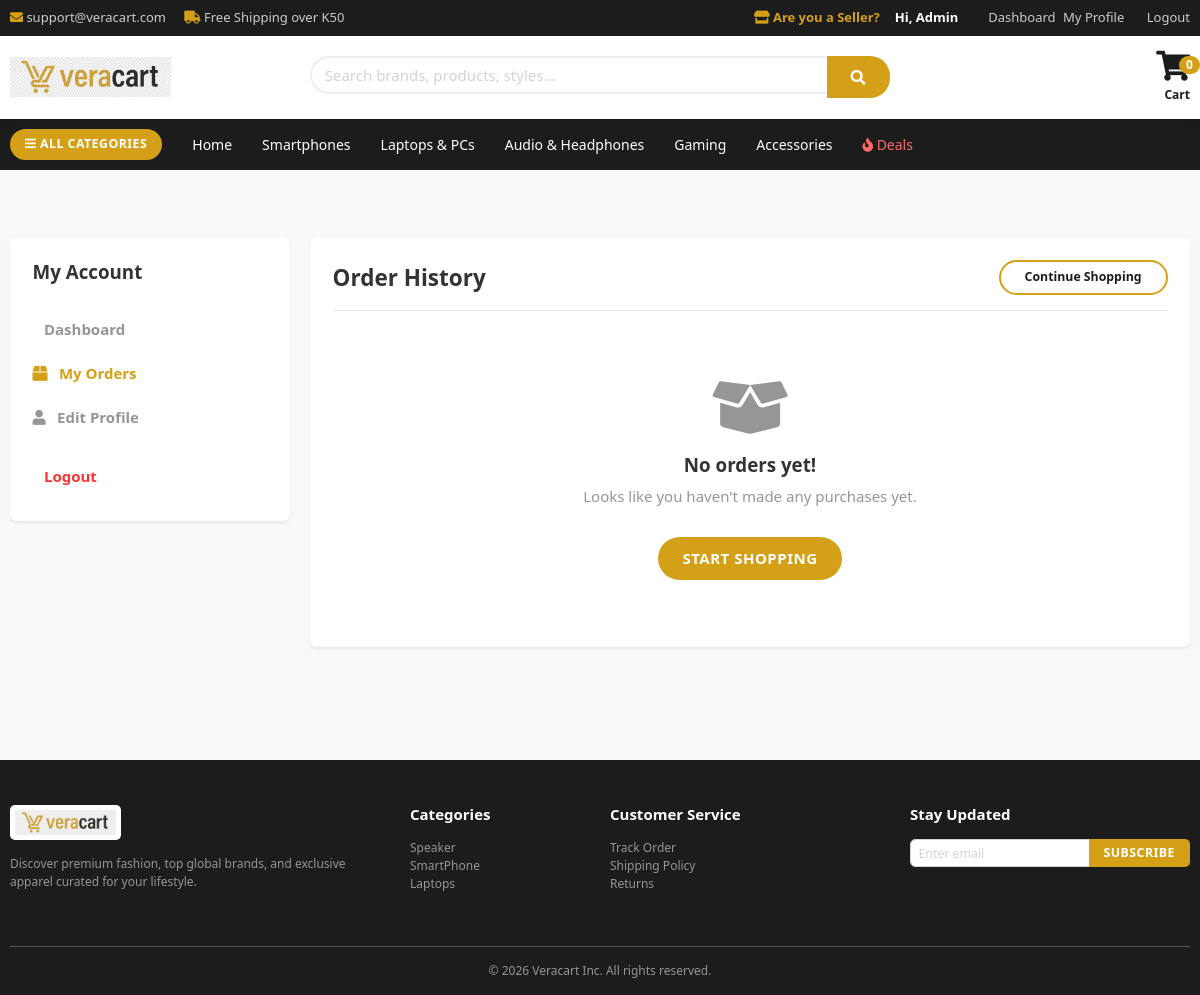
/dashboard/my_orders/ (signed in), run on an earlier commit of the app's database.
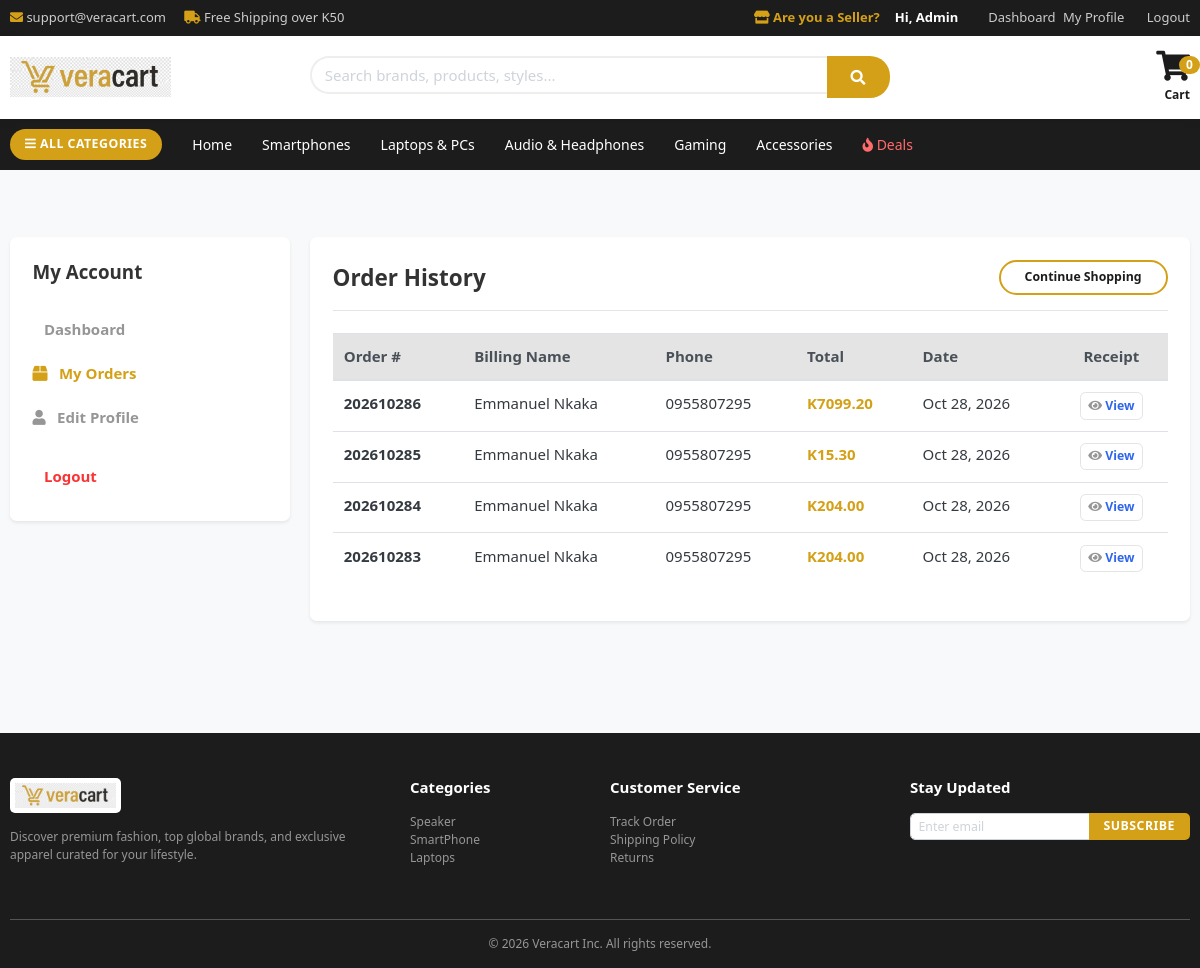
And on a later commit of the database.
### accounts/models.py (models this page shows, shortened)
class Account(AbstractBaseUser):
    first_name = models.CharField(max_length=50)
    last_name = models.CharField(max_length=50)
    username = models.CharField(max_length=50, unique=True)
    email = models.EmailField(max_length=90, unique=True)
    phone_number = models.CharField(max_length=50)
    date_joined = models.DateTimeField(auto_now_add=True)
    last_login = models.DateTimeField(auto_now_add=True)
    is_admin = models.BooleanField(default=False)
    is_staff = models.BooleanField(default=False)
    is_active = models.BooleanField(default=False)
    is_superadmin = models.BooleanField(default=False)
    USERNAME_FIELD = 'email'
    REQUIRED_FIELDS = ['username', 'first_name', 'last_name']
    objects = MyAccountManager()

### orders/models.py (models this page shows, shortened)
class Order(models.Model):
    STATUS = (
        ('New', 'New'),
        ('Accepted', 'Accepted'),
        ('Completed', 'Completed'),
        ('Cancelled', 'Cancelled'),
    )
    user = models.ForeignKey(Account, on_delete=models.SET_NULL, null=True)
    payment = models.ForeignKey(Payment, on_delete=models.SET_NULL, blank=True, null=True)
    order_number = models.CharField(max_length=20)
    first_name = models.CharField(max_length=50)
    last_name = models.CharField(max_length=50)
    phone = models.CharField(max_length=15)
    email = models.EmailField(max_length=50)
    address_line_1 = models.CharField(max_length=50)
    address_line_2 = models.CharField(max_length=50, blank=True)
    country = models.CharField(max_length=50)
    state = models.CharField(max_length=50)
    city = models.CharField(max_length=50)
    order_note = models.CharField(max_length=100, blank=True)
    order_total = models.FloatField()
    tax = models.FloatField()
    status = models.CharField(max_length=10, choices=STATUS, default='New')
    ip = models.CharField(blank=True, max_length=20)
    is_ordered = models.BooleanField(default=False)
    created_at = models.DateTimeField(auto_now_add=True)
    updated_at = models.DateTimeField(auto_now=True)
    def full_name(self):
        return f'{self.first_name} {self.last_name}'

### dashboard/views.py (the view)
# urls.py: path('my_orders/', views.my_orders, name='my_orders'),
@login_required(login_url='login')
def my_orders(request):
    orders = Order.objects.filter(user=request.user, is_ordered=True).order_by('-created_at')
    context = {'orders': orders}
    return render(request, 'dashboard/my_orders.html', context)

### carts/context_processors.py (called while the page is built)
def counter(request):
    cart_count = 0
    if 'admin' in request.path:
        return {}
    else:
        try:
            cart = Cart.objects.filter(cart_id=_cart_id(request))
            cart_items = CartItem.objects.all().filter(cart=cart[:1])
            for cart_item in cart_items:
                cart_count += cart_item.quantity
        except Cart.DoesNotExist:
            cart_count = 0
    return dict(cart_count=cart_count)

### carts/views.py (called while the page is built)
def _cart_id(request):
    cart = request.session.session_key
    if not cart:
        cart = request.session.create()
    return cart

### category/context_processors.py (called while the page is built)
def menu_links(request):
    links = Category.objects.all()
    return dict(links=links)

### templates/dashboard/my_orders.html (shortened to what this page needs)
{% extends 'base.html' %}
{% load static %}
{% block content %}
<div class="container py-5">
    <div class="row">
        <div class="col-md-3 mb-4">
            <div class="card border-0 shadow-sm rounded-lg">
                <div class="card-body p-4">
                    <h5 class="font-weight-bold mb-4">My Account</h5>
                    <div class="list-group list-group-flush">
                        <a href="{% url 'dashboard' %}" class="list-group-item list-group-item-action border-0 px-0 text-muted font-weight-bold">
                             Dashboard
                        </a>
                        <a href="{% url 'my_orders' %}" class="list-group-item list-group-item-action border-0 px-0 font-weight-bold" style="color: var(--brand-gold);">
                            <i class="fa fa-box mr-2"></i> My Orders
                        </a>
                        <a href="{% url 'edit_profile' %}" class="list-group-item list-group-item-action border-0 px-0 text-muted font-weight-bold">
                            <i class="fa fa-user mr-2"></i> Edit Profile
                        </a>
                        <a href="{% url 'logout' %}" class="list-group-item list-group-item-action border-0 px-0 text-danger font-weight-bold mt-3">
                             Logout
                        </a>
                    </div>
                </div>
            </div>
        </div>
        <div class="col-md-9">
            <div class="card border-0 shadow-sm rounded-lg">
                <div class="card-body p-4">
                    <div class="d-flex justify-content-between align-items-center border-bottom pb-3 mb-4">
                        <h4 class="font-weight-bold mb-0">Order History</h4>
                        <a href="{% url 'store' %}" class="btn btn-sm btn-outline-gold">Continue Shopping</a>
                    </div>
                    {% if orders %}
                    <div class="table-responsive">
                        <table class="table table-hover align-middle">
                            <thead class="thead-light">
                                <tr>
                                    <th>Order #</th>
                                    <th>Billing Name</th>
                                    <th>Phone</th>
                                    <th>Total</th>
                                    <th>Date</th>
                                    <th class="text-center">Receipt</th>
                                </tr>
                            </thead>
                            <tbody>
                                {% for order in orders %}
                                <tr>
                                    <td class="font-weight-bold">{{ order.order_number }}</td>
                                    <td>{{ order.full_name }}</td>
                                    <td>{{ order.phone }}</td>
                                    <td class="font-weight-bold" style="color: var(--brand-gold);">K{{ order.order_total|floatformat:2 }}</td>
                                    <td>{{ order.created_at|date:"M d, Y" }}</td>
                                    <td class="text-center">
                                        <a href="{% url 'order_detail' order.id %}" class="btn btn-sm btn-light border font-weight-bold text-primary">
                                            <i class="fa fa-eye"></i> View
                                        </a>
                                    </td>
                                </tr>
                                {% endfor %}
                            </tbody>
                        </table>
                    </div>
                    {% else %}
                    <div class="text-center py-5">
                        <i class="fa fa-box-open fa-4x text-muted mb-3"></i>
                        <h5 class="font-weight-bold">No orders yet!</h5>
                        <p class="text-muted">Looks like you haven't made any purchases yet.</p>
                        <a href="{% url 'store' %}" class="btn btn-gold mt-3">Start Shopping</a>
                    </div>
                    {% endif %}
                </div>
            </div>
        </div>
    </div>
</div>
{% endblock %}

### templates/base.html (shortened to what this page needs)
{% load static %}
<!doctype html>
<html lang="en">
  <head>
    <link
      href="{% static 'css/bootstrap.css' %}"
      rel="stylesheet"
      type="text/css"
    />
    <link
      href="{% static 'fonts/fontawesome/css/all.min.css' %}"
      type="text/css"
      rel="stylesheet"
    />
    <link href="{% static 'css/ui.css' %}" rel="stylesheet" type="text/css" />
    <link
      href="{% static 'css/responsive.css' %}"
      rel="stylesheet"
      media="only screen and (max-width: 1200px)"
    />
  </head>
  <body>
    {% include 'includes/navbar.html' %}
    <main class="py-4">{% block content %} {% endblock %}</main>
    <footer
      class="bg-dark text-light pt-5 pb-3 mt-5"
      style="background-color: var(--brand-dark) !important"
    >
      <div class="container">
        <div class="row">
          <div class="col-md-4 mb-4">
            <a href="{% url 'home' %}">
              <img
                src="{% static 'images/logo.png' %}"
                alt="Veracart Logo"
                style="
                  height: 35px;
                  width: auto;
                  background-color: white;
                  padding: 5px;
                  border-radius: 5px;
                  margin-bottom: 15px;
                "
              />
            </a>
            <p class="text-muted small">
              Discover premium fashion, top global brands, and exclusive apparel
              curated for your lifestyle.
            </p>
          </div>
          <div class="col-md-2 mb-4">
            <h6 class="text-white font-weight-bold mb-3">Categories</h6>
            <ul class="list-unstyled text-muted small">
              <li>
                <a href="#" class="text-muted text-decoration-none hover-gold"
                  >Speaker</a
                >
              </li>
              <li>
                <a href="#" class="text-muted text-decoration-none hover-gold"
                  >SmartPhone</a
                >
              </li>
              <li>
                <a href="#" class="text-muted text-decoration-none hover-gold"
                  >Laptops</a
                >
              </li>
            </ul>
          </div>
          <div class="col-md-3 mb-4">
            <h6 class="text-white font-weight-bold mb-3">Customer Service</h6>
            <ul class="list-unstyled text-muted small">
              <li>
                <a href="#" class="text-muted text-decoration-none hover-gold"
                  >Track Order</a
                >
              </li>
              <li>
                <a href="#" class="text-muted text-decoration-none hover-gold"
                  >Shipping Policy</a
                >
              </li>
              <li>
                <a href="#" class="text-muted text-decoration-none hover-gold"
                  >Returns</a
                >
              </li>
            </ul>
          </div>
          <div class="col-md-3 mb-4">
            <h6 class="text-white font-weight-bold mb-3">Stay Updated</h6>
<div class="input-group mt-3">
    <input type="email" class="form-control form-control-sm" placeholder="Enter email" style="border-radius: 5px 0 0 5px;">
    <div class="input-group-append">
        <button class="btn btn-sm btn-gold" type="button" style="border-radius: 0 5px 5px 0; padding: 5px 15px;">
            Subscribe
        </button>
    </div>
</div>
          </div>
        </div>
        <div
          class="text-center text-muted small border-top border-secondary pt-3 mt-3"
        >
          &copy; 2026 Veracart Inc. All rights reserved.
        </div>
      </div>
    </footer>
  </body>
</html>

### templates/includes/navbar.html
{% load static %}
<div class="top-bar">
    <div class="container d-flex justify-content-between align-items-center">
        <div>
            <span class="mr-3"><i class="fa fa-envelope" style="color: var(--brand-gold);"></i> support@veracart.com</span>
            <span><i class="fa fa-truck" style="color: var(--brand-gold);"></i> Free Shipping over K50</span>
        </div>
        <div class="d-flex align-items-center">
            <a href="{% url 'add_product' %}" class="mr-3 font-weight-bold" style="color: var(--brand-gold);">
                <i class="fa fa-store"></i> Are you a Seller?
            </a>
            {% if request.user.is_authenticated %}
                <span style="color: #fff; font-weight: bold; margin-right: 15px;">Hi, {{ request.user.first_name }}</span>
                <a href="{% url 'dashboard' %}">Dashboard</a>
                <a href="{% url 'edit_profile' %}" class="mx-2">My Profile</a>
                <a href="{% url 'logout' %}">Logout</a>
            {% else %}
                <a href="{% url 'login' %}"><i class="fa fa-user"></i> Sign In / Register</a>
            {% endif %}
        </div>
    </div>
</div>
<div class="main-nav sticky-top">
    <div class="container">
        <div class="row align-items-center">
            <div class="col-md-3">
                <a href="{% url 'home' %}">
                    <img src="{% static 'images/logo.png' %}" alt="Veracart Logo" style="height: 40px; width: auto;">
                </a>
            </div>
            <div class="col-md-6 my-3 my-md-0">
                <form action="{% url 'store' %}" method="GET">
                    <div class="input-group">
                        <input type="text" name="keyword" class="form-control border-right-0" placeholder="Search brands, products, styles..." style="border-radius: 20px 0 0 20px; border: 2px solid #eee;">
                        <div class="input-group-append">
                            <button class="btn btn-gold" type="submit" style="border-radius: 0 20px 20px 0;">
                                <i class="fa fa-search"></i>
                            </button>
                        </div>
                    </div>
                </form>
            </div>
            <div class="col-md-3 text-right">
                <a href="{% url 'cart' %}" class="text-decoration-none position-relative" style="color: var(--brand-dark);">
                    <i class="fa fa-shopping-cart fa-2x"></i>
                    <span class="badge badge-pill position-absolute" style="background: var(--brand-gold); color: #fff; top: -5px; right: -10px; font-size: 12px;">
                        {{ cart_count }}
                    </span>
                    <div class="small font-weight-bold mt-1">Cart</div>
                </a>
            </div>
        </div>
    </div>
</div>
<div class="category-bar">
    <div class="container d-flex align-items-center">
        <a href="{% url 'store' %}" class="btn btn-gold mr-3 btn-sm" style="padding: 8px 15px;">
            <i class="fa fa-bars"></i> ALL CATEGORIES
        </a>
        <ul class="nav">
            <li class="nav-item"><a class="nav-link" href="{% url 'home' %}">Home</a></li>
            <li class="nav-item"><a class="nav-link" href="{% url 'products_by_category' 'smartphones' %}">Smartphones</a></li>
            <li class="nav-item"><a class="nav-link" href="{% url 'products_by_category' 'laptops' %}">Laptops & PCs</a></li>
            <li class="nav-item"><a class="nav-link" href="{% url 'products_by_category' 'audio' %}">Audio & Headphones</a></li>
            <li class="nav-item"><a class="nav-link" href="{% url 'products_by_category' 'gaming' %}">Gaming</a></li>
            <li class="nav-item"><a class="nav-link" href="{% url 'products_by_category' 'accessories' %}">Accessories</a></li>
            <li class="nav-item"><a class="nav-link" style="color: #ff6b6b;" href="{% url 'store' %}?deals=true"><i class="fa fa-fire"></i> Deals</a></li>
        </ul>
    </div>
</div>

### static/css/ui.css (style rules this page uses)
html { font-family: "Inter", sans-serif; font-size: 15px; }
[class*=hover-] { transition: 0.5s; }
p:last-child { margin-bottom: 0; }
.btn-light { background-color: #fff; border-color: #e4e4e4; }
.btn-light i { color: #969696; }
[class*=list-] li:after { visibility: hidden; display: block; content: ""; overflow: hidden; height: 0; clear: both; }

### templates/base.html (style rules this page uses)
body { font-family: "Segoe UI", Tahoma, Geneva, Verdana, sans-serif; background-color: #f8f9fa; color: #333; }
:root { --brand-gold: #d4a017; --brand-gold-hover: #b8860b; --brand-dark: #1c1c1c; }
.btn-gold { background-color: var(--brand-gold); color: #fff; font-weight: 700; border-radius: 30px; padding: 10px 24px; transition: all 0.3s ease; border: none; text-transform: uppercase; letter-spacing: 0.5px; }
.btn-outline-gold { border: 2px solid var(--brand-gold); color: var(--brand-dark); font-weight: 700; border-radius: 30px; padding: 8px 24px; transition: all 0.3s ease; }
.top-bar { background-color: var(--brand-dark); color: #ccc; font-size: 13px; padding: 8px 0; }
.top-bar a { color: #ccc; text-decoration: none; margin-left: 15px; }
.main-nav { background-color: #fff; box-shadow: 0 2px 10px rgba(0, 0, 0, 0.05); padding: 15px 0; }
.category-bar { background-color: var(--brand-dark); padding: 10px 0; }
.category-bar .nav-link { color: #fff; font-weight: 500; font-size: 14px; padding: 5px 15px; }

What changed in the data, as far as the page shows it:
added Order: order_number "202610286", full_name "Emmanuel Nkaka", phone "0955807295", order_total "7099.20", created_at "Oct 28, 2026"
added Order: order_number "202610285", full_name "Emmanuel Nkaka", phone "0955807295", order_total "15.30", created_at "Oct 28, 2026"
added Order: order_number "202610284", full_name "Emmanuel Nkaka", phone "0955807295", order_total "204.00", created_at "Oct 28, 2026"
added Order: order_number "202610283", full_name "Emmanuel Nkaka", phone "0955807295", order_total "204.00", created_at "Oct 28, 2026"
Also different on the page:
text no longer shown: "No orders yet! Looks like you haven't made any purchases yet. START SHOPPING"
text now shown: "Order # Billing Name Phone Total Date Receipt"
